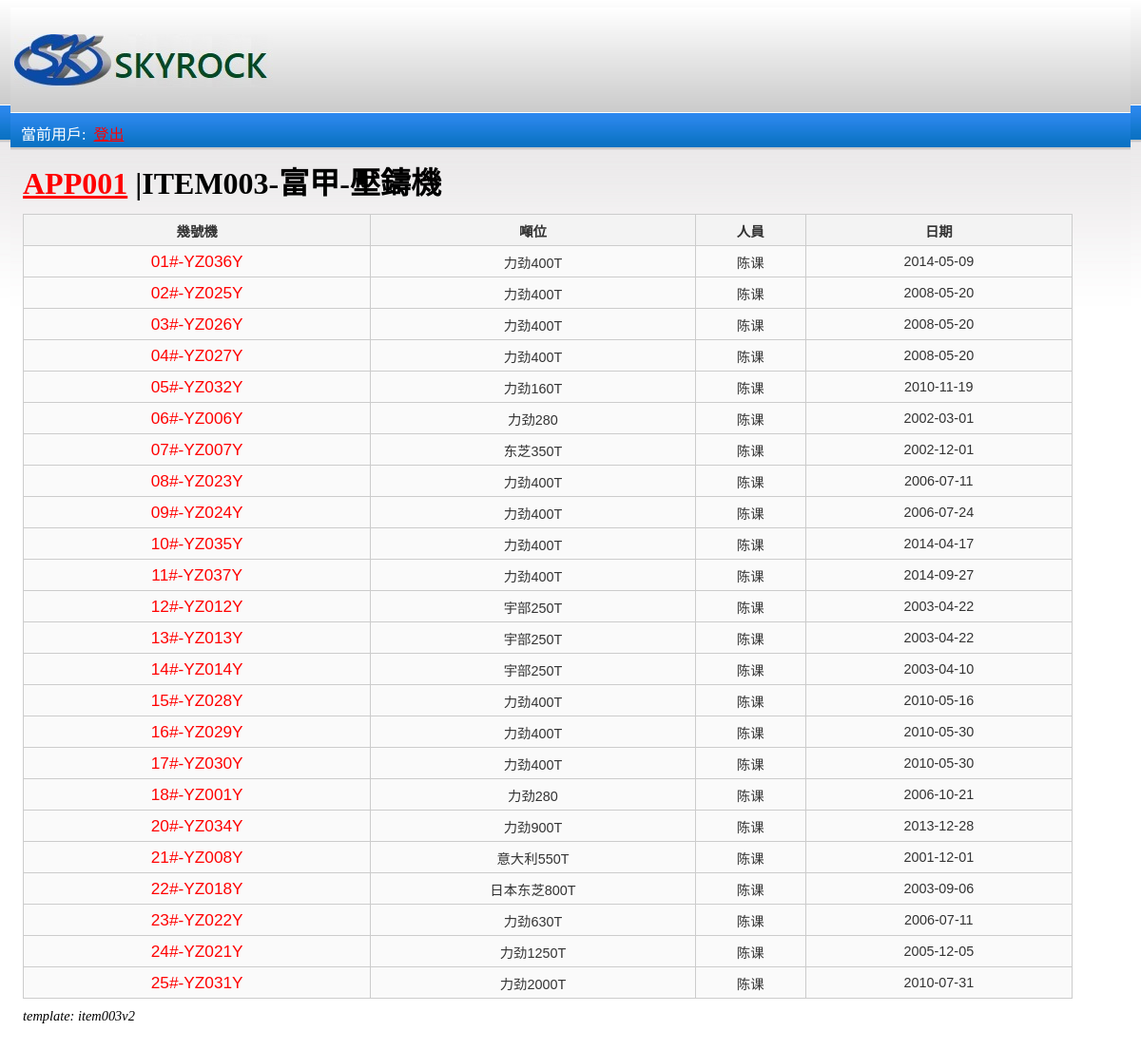
Screenshot of /app001/item003v2/ (signed in) with the database file from the repository.
### app001/models.py (models this page shows, shortened)
class Item003v2(models.Model):
    CHOICE01 = (
        ('---','---'),
        ('正常','正常'),
        ('磨損','磨損'),
        ('無法修復','無法修復'),
    )
    CHOICE02 = (
        ('---','---'),
        ('正常','正常'),
        ('磨損','磨損'),
        ('裂縫','裂縫'),
        ('磨損、裂縫','磨損、裂縫'),
    )
    CHOICE03 = (
        ('---','---'),
        ('正常','正常'),
        ('平面變型','平面變型'),
        ('無法修復','無法修復'),
    )
    CHOICE04 = (
        ('---','---'),
        ('正常','正常'),
        ('平面變型','平面變型'),
        ('無法修復','無法修復'),
    )
    CHOICE05 = (
        ('---','---'),
        ('正常','正常'),
        ('合模缸漏油','合模缸漏油'),
        ('合模缸螺旋斷裂','合模缸螺旋斷裂'),
        ('合模活塞磨損','合模活塞磨損'),
        ('無法修復','無法修復'),
    )
    CHOICE06 = (
        ('---','---'),
        ('正常','正常'),
        ('磨損','磨損'),
        ('無法修復','無法修復'),
    )
    CHOICE07 = (
        ('---','---'),
        ('正常','正常'),
        ('磨損','磨損'),
        ('斷裂','斷裂'),
        ('無法修復','無法修復'),
    )
    CHOICE08 = (
        ('---','---'),
        ('正常','正常'),
        ('開關損壞','開關損壞'),
        ('線路不通','線路不通'),
        ('無法修復','無法修復'),
    )
    CHOICE09 = (
        ('---','---'),
        ('正常','正常'),
        ('無壓力','無壓力'),
        ('線路不通','線路不通'),
        ('壓射缸漏油','壓射缸漏油'),
        ('射杆彎曲','射杆彎曲'),
    )
    CHOICE10 = (
        ('---','---'),
        ('正常','正常'),
        ('斷線','斷線'),
        ('短路','短路'),
        ('鏈條斷','鏈條斷'),
        ('編碼器異常','編碼器異常'),
        ('銅套磨損','銅套磨損'),
    )
    CHOICE11 = (
        ('---','---'),
        ('正常','正常'),
        ('磨損','磨損'),
        ('斷裂','斷裂'),
        ('接頭滑絲','接頭滑絲'),
    )
    CHOICE12 = (
        ('---','---'),
        ('正常','正常'),
        ('破損','破損'),
        ('堵塞','堵塞'),
    )
    CHOICE13 = (
        ('---','---'),
        ('正常','正常'),
        ('油品變質','油品變質'),
    )
    CHOICE14 = (
        ('---','---'),
        ('正常','正常'),
        ('磨損','磨損'),
        ('軸心斷裂','軸心斷裂'),
    )
    CHOICE15 = (
        ('---','---'),
        ('正常','正常'),
        ('線路不通','線路不通'),
        ('閥心斷裂','閥心斷裂'),
    )
    CHOICE16 = (
        ('---','---'),
        ('正常','正常'),
        ('管道不通','管道不通'),
        ('管道斷裂','管道斷裂'),
        ('泵心磨損','泵心磨損'),
    )
    CHOICE17 = (
        ('---','---'),
        ('正常','正常'),
        ('鋼瓶裂縫','鋼瓶裂縫'),
        ('壓力過高','壓力過高'),
        ('壓力過低','壓力過低'),
    )
    CHOICE18 = (
        ('---','---'),
        ('正常','正常'),
        ('線路不通','線路不通'),
        ('短路','短路'),
    )
    CHOICE19 = (
        ('---','---'),
        ('正常','正常'),
        ('霧化器損壞','霧化器損壞'),
        ('線路不通','線路不通'),
        ('緩衝彈簧斷裂','緩衝彈簧斷裂'),
    )
    CHOICE20 = (
        ('---','---'),
        ('正常','正常'),
        ('開關損壞','開關損壞'),
        ('軸承磨損','軸承磨損'),
        ('緩衝器斷裂','緩衝器斷裂'),
        ('線路不通','線路不通'),
        ('編碼器異常','編碼器異常'),
    )
    CHOICE21 = (
        ('---','---'),
        ('正常','正常'),
        ('尺寸NG','尺寸NG'),
        ('模崩','模崩'),
        ('模芯斷','模芯斷'),
        ('重覆修模','重覆修模'),
        ('待修模','待修模'),
    )
    headera = models.CharField(default=".",max_length=99,verbose_name="幾號機")
    headerb = models.CharField(default=".",max_length=99,verbose_name="噸位")
    headerc = models.CharField(default=".",max_length=99,verbose_name="人員")
    headerd = models.DateField(verbose_name="日期")
    data01a = models.CharField(default=".",max_length=99,verbose_name="格林柱-零件")
    data01b = models.CharField(default=".",max_length=99,verbose_name="格林柱-進度一")
    data01c = models.CharField(default=".",max_length=99,verbose_name="格林柱-進度二")
    data01d = models.CharField(default=".",max_length=99,verbose_name="格林柱-進度三")
    data01e = models.CharField(default=".",max_length=99,verbose_name="格林柱-備註說明", choices=CHOICE01)
    data02a = models.CharField(default=".",max_length=99,verbose_name="機架底座-零件")
    data02b = models.CharField(default=".",max_length=99,verbose_name="機架底座-進度一")
    data02c = models.CharField(default=".",max_length=99,verbose_name="機架底座-進度二")
    data02d = models.CharField(default=".",max_length=99,verbose_name="機架底座-進度三")
    data02e = models.CharField(default=".",max_length=99,verbose_name="機架底座-備註說明", choices=CHOICE02)
    data03a = models.CharField(default=".",max_length=99,verbose_name="模板(定)-零件")
    data03b = models.CharField(default=".",max_length=99,verbose_name="模板(定)-進度一")
    data03c = models.CharField(default=".",max_length=99,verbose_name="模板(定)-進度二")
    data03d = models.CharField(default=".",max_length=99,verbose_name="模板(定)-進度三")
    data03e = models.CharField(default=".",max_length=99,verbose_name="模板(定)-備註說明", choices=CHOICE03)
    data04a = models.CharField(default=".",max_length=99,verbose_name="模板(動)-零件")
    data04b = models.CharField(default=".",max_length=99,verbose_name="模板(動)-進度一")
    data04c = models.CharField(default=".",max_length=99,verbose_name="模板(動)-進度二")
    data04d = models.CharField(default=".",max_length=99,verbose_name="模板(動)-進度三")
    data04e = models.CharField(default=".",max_length=99,verbose_name="模板(動)-備註說明", choices=CHOICE04)
    data05a = models.CharField(default=".",max_length=99,verbose_name="合模-零件")
    data05b = models.CharField(default=".",max_length=99,verbose_name="合模-進度一")
    data05c = models.CharField(default=".",max_length=99,verbose_name="合模-進度二")
    data05d = models.CharField(default=".",max_length=99,verbose_name="合模-進度三")
    data05e = models.CharField(default=".",max_length=99,verbose_name="合模-備註說明", choices=CHOICE05)
    data06a = models.CharField(default=".",max_length=99,verbose_name="曲軸-零件")
    data06b = models.CharField(default=".",max_length=99,verbose_name="曲軸-進度一")
    data06c = models.CharField(default=".",max_length=99,verbose_name="曲軸-進度二")
    data06d = models.CharField(default=".",max_length=99,verbose_name="曲軸-進度三")
    data06e = models.CharField(default=".",max_length=99,verbose_name="曲軸-備註說明", choices=CHOICE06)
    data07a = models.CharField(default=".",max_length=99,verbose_name="鋼帶-零件")
    data07b = models.CharField(default=".",max_length=99,verbose_name="鋼帶-進度一")
    data07c = models.CharField(default=".",max_length=99,verbose_name="鋼帶-進度二")
    data07d = models.CharField(default=".",max_length=99,verbose_name="鋼帶-進度三")
    data07e = models.CharField(default=".",max_length=99,verbose_name="鋼帶-備註說明", choices=CHOICE07)
    data08a = models.CharField(default=".",max_length=99,verbose_name="膜厚調節-零件")
    data08b = models.CharField(default=".",max_length=99,verbose_name="膜厚調節-進度一")
    data08c = models.CharField(default=".",max_length=99,verbose_name="膜厚調節-進度二")
    data08d = models.CharField(default=".",max_length=99,verbose_name="膜厚調節-進度三")
    data08e = models.CharField(default=".",max_length=99,verbose_name="膜厚調節-備註說明", choices=CHOICE08)
    data09a = models.CharField(default=".",max_length=99,verbose_name="壓射系統-零件")
    data09b = models.CharField(default=".",max_length=99,verbose_name="壓射系統-進度一")
    data09c = models.CharField(default=".",max_length=99,verbose_name="壓射系統-進度二")
    data09d = models.CharField(default=".",max_length=99,verbose_name="壓射系統-進度三")
    data09e = models.CharField(default=".",max_length=99,verbose_name="壓射系統-備註說明", choices=CHOICE09)
    data10a = models.CharField(default=".",max_length=99,verbose_name="澆注系統-零件")
    data10b = models.CharField(default=".",max_length=99,verbose_name="澆注系統-進度一")
    data10c = models.CharField(default=".",max_length=99,verbose_name="澆注系統-進度二")
    data10d = models.CharField(default=".",max_length=99,verbose_name="澆注系統-進度三")
    data10e = models.CharField(default=".",max_length=99,verbose_name="澆注系統-備註說明", choices=CHOICE10)
    data11a = models.CharField(default=".",max_length=99,verbose_name="油管-零件")
    data11b = models.CharField(default=".",max_length=99,verbose_name="油管-進度一")
    data11c = models.CharField(default=".",max_length=99,verbose_name="油管-進度二")
    data11d = models.CharField(default=".",max_length=99,verbose_name="油管-進度三")
    data11e = models.CharField(default=".",max_length=99,verbose_name="油管-備註說明", choices=CHOICE11)
    data12a = models.CharField(default=".",max_length=99,verbose_name="過濾網-零件")
    data12b = models.CharField(default=".",max_length=99,verbose_name="過濾網-進度一")
    data12c = models.CharField(default=".",max_length=99,verbose_name="過濾網-進度二")
    data12d = models.CharField(default=".",max_length=99,verbose_name="過濾網-進度三")
    data12e = models.CharField(default=".",max_length=99,verbose_name="過濾網-備註說明", choices=CHOICE12)
    data13a = models.CharField(default=".",max_length=99,verbose_name="油箱-零件")
    data13b = models.CharField(default=".",max_length=99,verbose_name="油箱-進度一")
    data13c = models.CharField(default=".",max_length=99,verbose_name="油箱-進度二")
    data13d = models.CharField(default=".",max_length=99,verbose_name="油箱-進度三")
    data13e = models.CharField(default=".",max_length=99,verbose_name="油箱-備註說明", choices=CHOICE13)
    data14a = models.CharField(default=".",max_length=99,verbose_name="馬達-零件")
    data14b = models.CharField(default=".",max_length=99,verbose_name="馬達-進度一")
    data14c = models.CharField(default=".",max_length=99,verbose_name="馬達-進度二")
    data14d = models.CharField(default=".",max_length=99,verbose_name="馬達-進度三")
    data14e = models.CharField(default=".",max_length=99,verbose_name="馬達-備註說明", choices=CHOICE14)
    data15a = models.CharField(default=".",max_length=99,verbose_name="電磁閥-零件")
    data15b = models.CharField(default=".",max_length=99,verbose_name="電磁閥-進度一")
    data15c = models.CharField(default=".",max_length=99,verbose_name="電磁閥-進度二")
    data15d = models.CharField(default=".",max_length=99,verbose_name="電磁閥-進度三")
    data15e = models.CharField(default=".",max_length=99,verbose_name="電磁閥-備註說明", choices=CHOICE15)
    data16a = models.CharField(default=".",max_length=99,verbose_name="潤滑系統-零件")
    data16b = models.CharField(default=".",max_length=99,verbose_name="潤滑系統-進度一")
    data16c = models.CharField(default=".",max_length=99,verbose_name="潤滑系統-進度二")
    data16d = models.CharField(default=".",max_length=99,verbose_name="潤滑系統-進度三")
    data16e = models.CharField(default=".",max_length=99,verbose_name="潤滑系統-備註說明", choices=CHOICE16)
    data17a = models.CharField(default=".",max_length=99,verbose_name="氮氣-零件")
    data17b = models.CharField(default=".",max_length=99,verbose_name="氮氣-進度一")
    data17c = models.CharField(default=".",max_length=99,verbose_name="氮氣-進度二")
    data17d = models.CharField(default=".",max_length=99,verbose_name="氮氣-進度三")
    data17e = models.CharField(default=".",max_length=99,verbose_name="氮氣-備註說明", choices=CHOICE17)
    data18a = models.CharField(default=".",max_length=99,verbose_name="電路控制-零件")
    data18b = models.CharField(default=".",max_length=99,verbose_name="電路控制-進度一")
    data18c = models.CharField(default=".",max_length=99,verbose_name="電路控制-進度二")
    data18d = models.CharField(default=".",max_length=99,verbose_name="電路控制-進度三")
    data18e = models.CharField(default=".",max_length=99,verbose_name="電路控制-備註說明", choices=CHOICE18)
    data19a = models.CharField(default=".",max_length=99,verbose_name="自動噴霧-零件")
    data19b = models.CharField(default=".",max_length=99,verbose_name="自動噴霧-進度一")
    data19c = models.CharField(default=".",max_length=99,verbose_name="自動噴霧-進度二")
    data19d = models.CharField(default=".",max_length=99,verbose_name="自動噴霧-進度三")
    data19e = models.CharField(default=".",max_length=99,verbose_name="自動噴霧-備註說明", choices=CHOICE19)
    data20a = models.CharField(default=".",max_length=99,verbose_name="自動取出-零件")
    data20b = models.CharField(default=".",max_length=99,verbose_name="自動取出-進度一")
    data20c = models.CharField(default=".",max_length=99,verbose_name="自動取出-進度二")
    data20d = models.CharField(default=".",max_length=99,verbose_name="自動取出-進度三")
    data20e = models.CharField(default=".",max_length=99,verbose_name="自動取出-備註說明", choices=CHOICE20)
    data21a = models.CharField(default=".",max_length=99,verbose_name="模具-零件")
    data21b = models.CharField(default=".",max_length=99,verbose_name="模具-進度一")
    data21c = models.CharField(default=".",max_length=99,verbose_name="模具-進度二")
    data21d = models.CharField(default=".",max_length=99,verbose_name="模具-進度三")
    data21e = models.CharField(default=".",max_length=99,verbose_name="模具-備註說明", choices=CHOICE21)

### app001/views.py (the view)
# urls.py: url(r'^item003v2/(?P<item001_id>[_A-Za-z0-9-\#\\+]+)', views.item003v2detail, name='item003v2detail'), #item001/123 後面有東西都好
def item003v2(request):
    if not request.user.is_authenticated:
         return redirect('/')
    item_list = Item003v2.objects.order_by('headera')[:100]
    context = {'page_title':'ITEM003-富甲-壓鑄機','item_list': item_list}
    return render(request, 'app001/item003v2.html', context)

### app001/templates/app001/item003v2.html
{% extends 'app001/base.html' %}
{% block content %}
{% if item_list %}
    <table>
    <tr>
    <th>幾號機</th>
    <th>噸位</th>
    <th>人員</th>
    <th>日期</th>
    </tr>
    {% for item in item_list %}
    <tr>
    <td  ><a class='item_list' target='_blank' href='{{ item.id }}'>{{ item.headera }}</a></td>
    <td>{{ item.headerb }}</td>
    <td>{{ item.headerc }}</td>
    <td>{{ item.headerd|date:"Y-m-d" }}</td>
</tr>
    {% endfor %}
    </table>
{% else %}
    <p>無資料顯示，需要權限並<mark><a target='_blank' href='../../admin/login/?next=/app001/'>登入</a></mark>才能查看。</p>
   <p>維護資料人員，請由此<mark><a target='_blank' href='../../admin'>登入</a></mark>。</p>
{% endif %}
<div class='template_name'>template: item003v2</div>
{% endblock %}

### app001/static/app001/style.css (style rules this page uses)
.item_list { font-size: 120%; text-decoration:none; }
.template_name { margin-top:10px; font-size: 90%; font-style: italic; }
body, html { padding: 0px 3px 10px 3px; background-color: #D8DBE2; background:#fff url(images/bg.jpg) repeat-x; }
table { color: #333; font-family: Helvetica, Arial, sans-serif; width: 95%; font-size:90%; border-collapse: collapse; border-spacing: 0; }
td, th { border: 1px solid #CCC; height: 30px; }
th { background: #F3F3F3; font-weight: bold; }
td { background: #FAFAFA; text-align: center; }
a:link { color: red; }

### rows the page displays
Item003v2: headera "01#-YZ036Y", headerb "力劲400T", headerc "陈课", headerd "2014-05-09"
Item003v2: headera "02#-YZ025Y", headerb "力劲400T", headerc "陈课", headerd "2008-05-20"
Item003v2: headera "03#-YZ026Y", headerb "力劲400T", headerc "陈课", headerd "2008-05-20"
Item003v2: headera "04#-YZ027Y", headerb "力劲400T", headerc "陈课", headerd "2008-05-20"
Item003v2: headera "05#-YZ032Y", headerb "力劲160T", headerc "陈课", headerd "2010-11-19"
Item003v2: headera "06#-YZ006Y", headerb "力劲280", headerc "陈课", headerd "2002-03-01"
Item003v2: headera "07#-YZ007Y", headerb "东芝350T", headerc "陈课", headerd "2002-12-01"
Item003v2: headera "08#-YZ023Y", headerb "力劲400T", headerc "陈课", headerd "2006-07-11"
Item003v2: headera "09#-YZ024Y", headerb "力劲400T", headerc "陈课", headerd "2006-07-24"
Item003v2: headera "10#-YZ035Y", headerb "力劲400T", headerc "陈课", headerd "2014-04-17"
Item003v2: headera "11#-YZ037Y", headerb "力劲400T", headerc "陈课", headerd "2014-09-27"
Item003v2: headera "12#-YZ012Y", headerb "宇部250T", headerc "陈课", headerd "2003-04-22"
Item003v2: headera "13#-YZ013Y", headerb "宇部250T", headerc "陈课", headerd "2003-04-22"
Item003v2: headera "14#-YZ014Y", headerb "宇部250T", headerc "陈课", headerd "2003-04-10"
Item003v2: headera "15#-YZ028Y", headerb "力劲400T", headerc "陈课", headerd "2010-05-16"
Item003v2: headera "16#-YZ029Y", headerb "力劲400T", headerc "陈课", headerd "2010-05-30"
Item003v2: headera "17#-YZ030Y", headerb "力劲400T", headerc "陈课", headerd "2010-05-30"
Item003v2: headera "18#-YZ001Y", headerb "力劲280", headerc "陈课", headerd "2006-10-21"
Item003v2: headera "20#-YZ034Y", headerb "力劲900T", headerc "陈课", headerd "2013-12-28"
Item003v2: headera "21#-YZ008Y", headerb "意大利550T", headerc "陈课", headerd "2001-12-01"
Item003v2: headera "22#-YZ018Y", headerb "日本东芝800T", headerc "陈课", headerd "2003-09-06"
Item003v2: headera "23#-YZ022Y", headerb "力劲630T", headerc "陈课", headerd "2006-07-11"
Item003v2: headera "24#-YZ021Y", headerb "力劲1250T", headerc "陈课", headerd "2005-12-05"
Item003v2: headera "25#-YZ031Y", headerb "力劲2000T", headerc "陈课", headerd "2010-07-31"

### other values shown
{{ page_title }} "ITEM003-富甲-壓鑄機"
